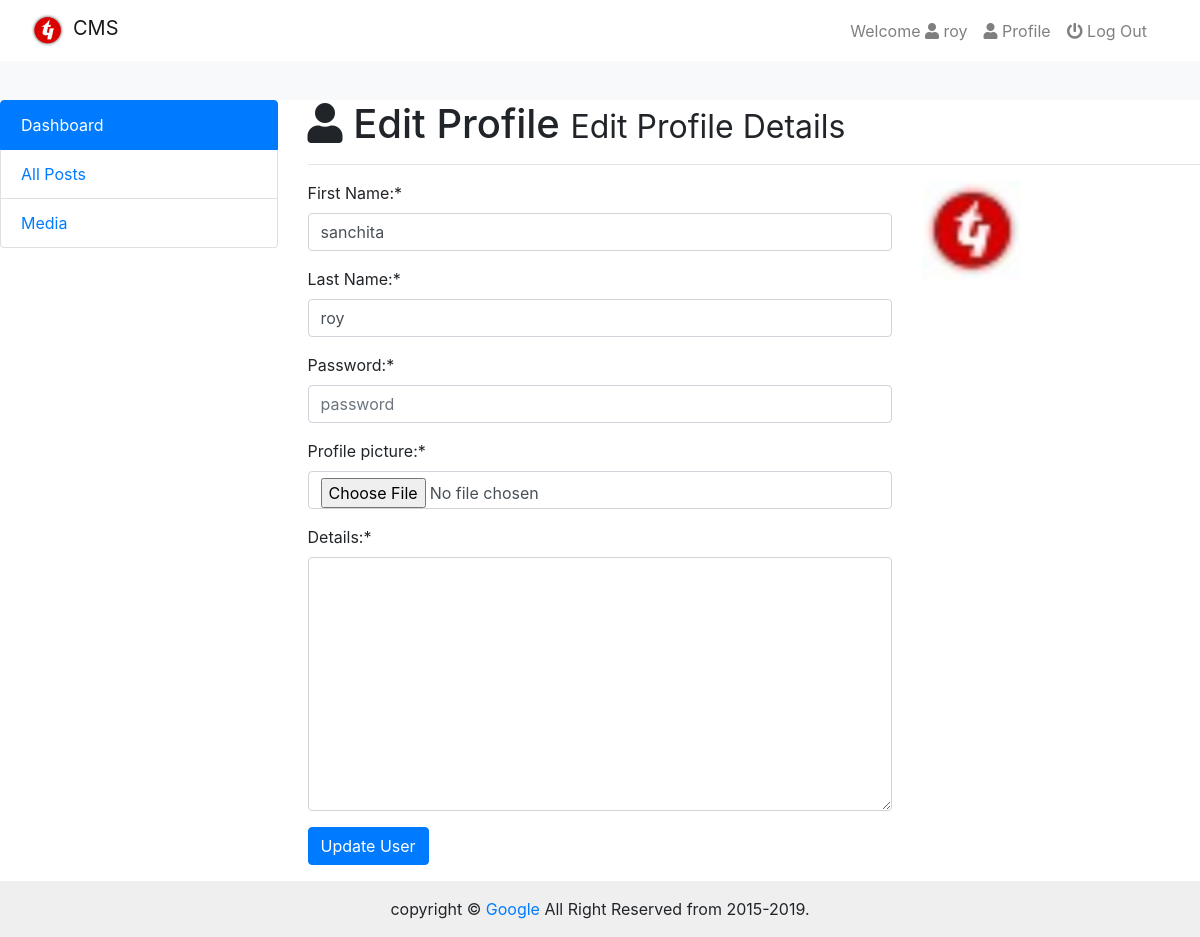
Page /admin/admin_edit_profile.php?edit=5 (signed in) on the committed database.
### tables this page shows
CREATE TABLE IF NOT EXISTS `users_details` (
  `id` int(11) NOT NULL AUTO_INCREMENT,
  `date` date DEFAULT NULL,
  `first_name` varchar(255) NOT NULL,
  `last_name` varchar(255) NOT NULL,
  `username` varchar(255) NOT NULL,
  `email` varchar(255) NOT NULL,
  `image` varchar(255) NOT NULL DEFAULT 'unknown.png',
  `password` varchar(255) NOT NULL,
  `role` varchar(255) DEFAULT 'author',
  `details` text,
  `salt` varchar(255) NOT NULL DEFAULT '$2y$10$quickbrownfoxjumpsover',
  PRIMARY KEY (`id`),
  UNIQUE KEY `username` (`username`),
  UNIQUE KEY `email` (`email`)
);

### admin/admin_edit_profile.php (the view, shortened to what this page needs)
<?php require_once('includes/header.php');
$session_username = $_SESSION['username'];
if(isset($_GET['edit'])){
    $edit_id = $_GET['edit'];
    $edit_query = "SELECT * FROM users_details WHERE id = $edit_id";
    $edit_query_run = mysqli_query($con,$edit_query);
    if(mysqli_num_rows($edit_query_run) > 0){
        $edit_row = mysqli_fetch_array($edit_query_run);
        $e_username = $edit_row['username'];
        if($e_username == $session_username) {
            $e_first_name = $edit_row['first_name'];
            $e_last_name = $edit_row['last_name'];
            $e_image = $edit_row['image'];
            $e_details = $edit_row['details'];
        }
    }
    else{
        header('location: index.php');
    }
}
else{
    header('location: index.php');
}
?>
</head>
<body>
    <?php require_once('includes/navbar.php');?>
    <div class="cointainer-fluid">
        <div class="row">
           <div class="col-md-3">
            <?php require_once('includes/sidebar.php');?>
            </div>
            <div class="col-md-9">
                <h1><i class="fa fa-user"></i> Edit Profile <small>Edit Profile Details</small></h1><hr>
                    <div class="row">
                        <div class="col-md-8">
                           <form action="" method="post" enctype="multipart/form-data">
                             <div class="form-group">
                                 <label for="first-name">First Name:*</label>
                                 <input type="text" id="first-name" name="first-name" class="form-control" value="<?php echo $e_first_name;?>" placeholder="First Name">
                             </div>
                             <div class="form-group">
                                 <label for="last-name">Last Name:*</label>
                                 <input type="text" id="last-name" name="last-name" class="form-control" value="<?php echo $e_last_name;?>" placeholder="Last Name">
                             </div>
                            <div class="form-group">
                                 <label for="first-name">Password:*</label>
                                 <input type="password" id="password" name="password" class="form-control" placeholder="password">
                             </div>
                            <div class="form-group">
                                 <label for="image">Profile picture:*</label>
                                 <input type="file" id="image" name="image" class="form-control">
                             </div>
                            <div class="form-group">
                                 <label for="details">Details:*</label>
                                 <textarea name="details" id="details" cols="30" rows="10" class="form-control"><?php echo $e_details;?></textarea>
                             </div>
                            <input type="submit" value="Update User" name="submit" class="btn btn-primary">
                         </form>
                        <br>
                        </div>
                        <div class="col-md-4">
                           <?php
                             echo "<img src='img/$e_image' width='100px'>";
                            ?>
                        </div>
                    </div>
                    </div>
                </div>
            </div>
<?php require_once('includes/footer.php')?>

### admin/css/admin.css (style rules this page uses)
html { height: 100%; background: #f8f9fa; }
body { margin-top: 100px; position: relative; padding-bottom: 3rem; min-height: 100%; }

### rows in the picture
users_details: first-name "sanchita", last-name "roy", image (picture)

### other values in the picture
$_SESSION['username'] "roy"
